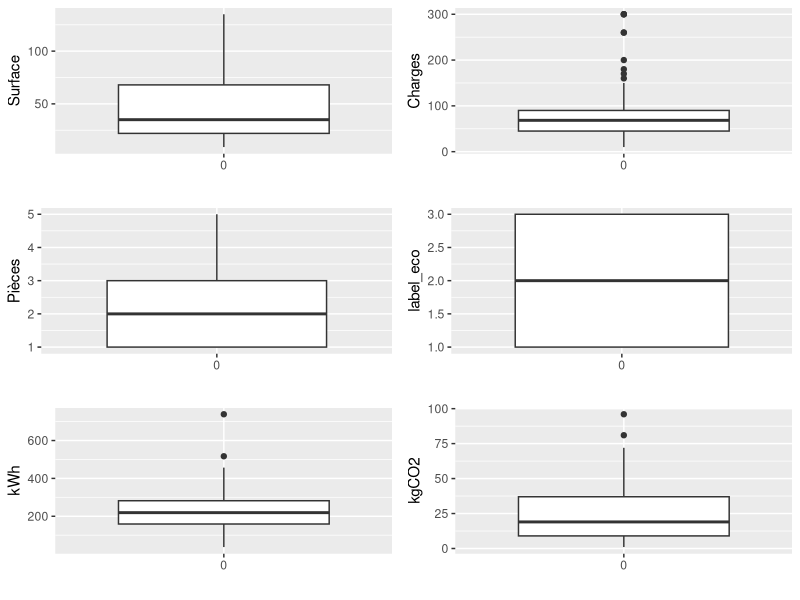
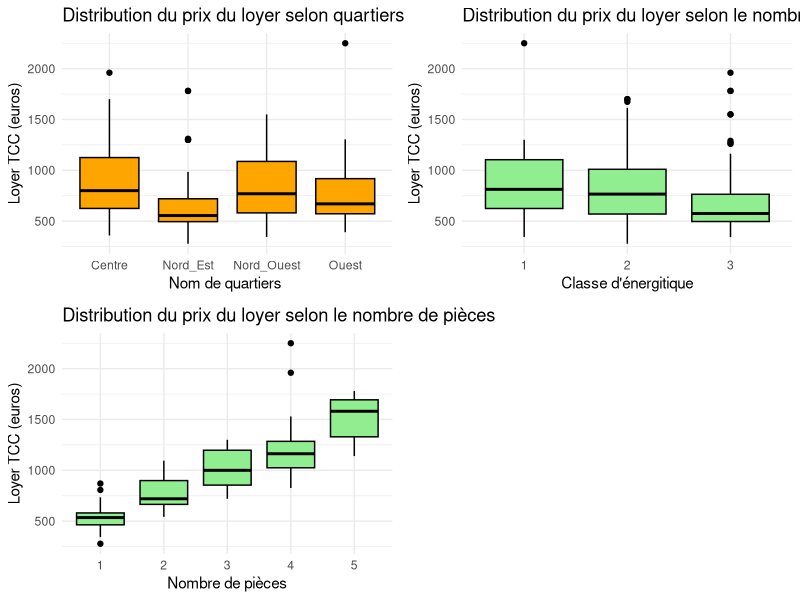
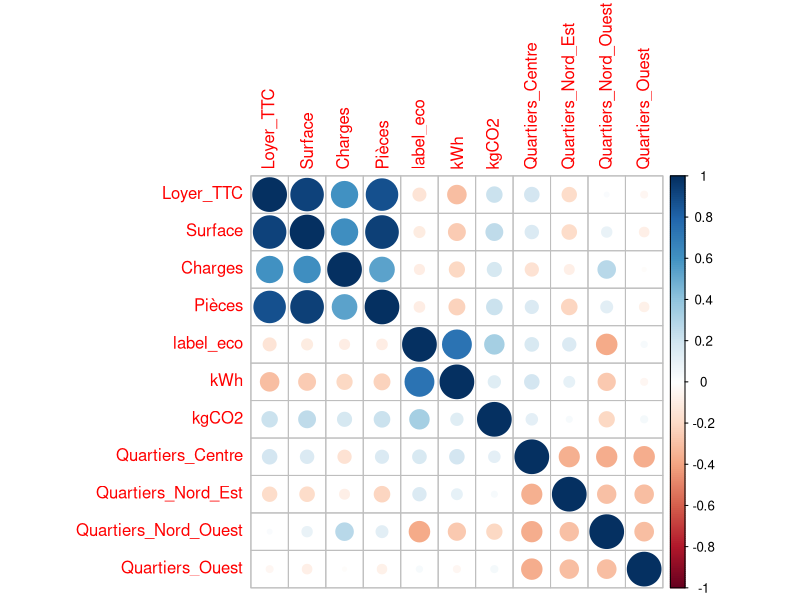
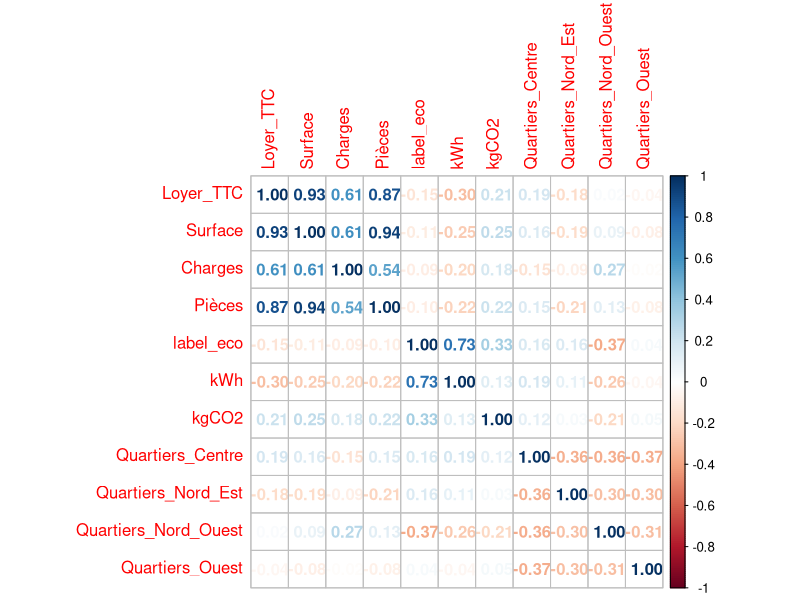
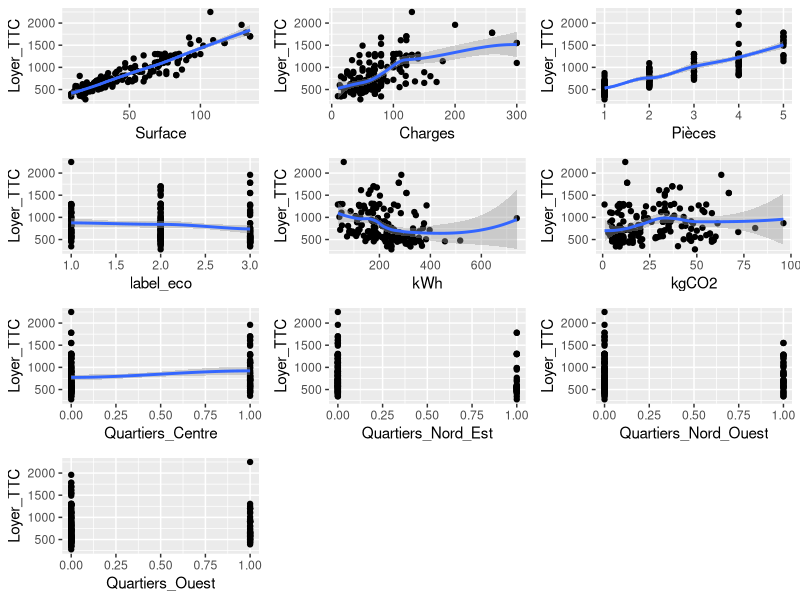

These charts were generated, in order, by the following R code: (Note: this script raises an error after producing the figures.)
## ---- chunk 1
knitr::opts_chunk$set(cache = F,
                        message = FALSE,   # ↩ cache les messages (library, etc.)
                         warning = FALSE) 
options("install.lock"=FALSE) #Désactiver le verrouillage d’installation des packages
setwd(dirname(rstudioapi::getActiveDocumentContext()$path)) ## configure le chemin du dossier automatiquement
## ---- chunk 2
library("tidyverse")
annonces <- read.csv("annonces.csv" , sep=",")
annonces <- annonces[, c("Loyer", "Surface.habitable", "Dont.charges",
                         "Pièces" , "Pièce", "label_eco", "kWh.m...an",
                         "kgCO2.m...an", "Quartiers")]

annonces <- annonces %>%
  rename(
    Loyer_TTC = Loyer,
    Surface   = `Surface.habitable`,
    Charges   = `Dont.charges`,
    kWh       =  kWh.m...an,
    kgCO2     = `kgCO2.m...an`
  )

annonces$label_eco <- factor(annonces$label_eco)
head(annonces,5)
## ---- chunk 3
knitr::kable(
  data.frame(
    `Code de la série` = c("prix_TCC", "Surface", "Charges", "Pieces", 
                           "label_eco", "kWh", "kgCO2", "Quartiers"),
    `Définition` = c("Loyer mensuel tout compris",
                     "Surface habitable du logement",
                     "Montant des charges mensuelles",
                     "Nombre de pièces du logement",
                     "Classe énergétique du logement",
                     "Consommation énergétique annuelle",
                     "Émissions annuelles de CO2",
                     "Secteur géographique du logement"),
    `Unité` = c("Euros", "m²", "Euros", "Nombre", 
                "Catégorie (A–G)", "kWh/an", "kg/an", "Nom du quartier"),
    `Source` = rep("Ouest-France Immo (web scraping)", 8)
  ),
  caption = "Tableau 1 : Description des variables"
)


## ---- chunk 4
seuil <-  quantile(annonces$Loyer_TTC ,probs = seq(0, 1, 0.25))
annonces$Loyer_Groupe <- cut(annonces$Loyer_TTC , breaks = seuil , include.lowest = TRUE)

## ---- chunk 5
table(annonces$label_eco)
## ---- chunk 6
annonces <-annonces %>%filter(label_eco !="NC") # levels il reste toujours meme si le nombre d'effective =0
annonces$label_eco <- droplevels(annonces$label_eco)
levels(annonces$label_eco)[levels(annonces$label_eco) %in% c("G","A","B" ,"C")] <-"C+"
levels(annonces$label_eco)[levels(annonces$label_eco) %in% c("E","F")] <-"E-"
levels(annonces$label_eco)[] <-levels(annonces$label_eco)[1:3]
levels(annonces$label_eco)
idx <- which(annonces$label_eco == "C+")
annonces$label_eco <- as.numeric(annonces$label_eco)
annonces$label_eco[idx]


## ---- chunk 7
table(annonces$label_eco)
## ---- chunk 8
#install.packages("fastDummies")
library(fastDummies)
annonces <- annonces%>% mutate(Quartiers = sub("Quartiers " , "" , Quartiers))
annonces <- annonces%>% mutate(Quartiers = sub("-" , "_" , Quartiers))
annonces$Quartiers <- factor(annonces$Quartiers)
annonces <- dummy_cols(annonces, select_columns = "Quartiers")


## ---- chunk 9
library(tidyverse)
annonces <- annonces %>% mutate(Pièces = ifelse(is.na(Pièces) , 1 ,Pièces))
annonces <- dplyr::select(annonces, -Pièce)
## ---- chunk 10
annonces <- annonces %>%
  group_by(label_eco) %>%
  mutate(
    kWh   = ifelse(is.na(kWh),   mean(kWh,   na.rm = TRUE), kWh),
    kgCO2 = ifelse(is.na(kgCO2), mean(kgCO2, na.rm = TRUE), kgCO2)
  ) %>%
  ungroup()

## ---- chunk 11
# Remplacer les charges manquantes par la moyenne du groupe de loyer (arrondi à 2 décimales)
annonces <- annonces %>%
  group_by(Loyer_Groupe) %>%
  mutate(
    Charges = ifelse(
      is.na(Charges),
      round(mean(Charges, na.rm = TRUE), 2),
      Charges
    )
  ) %>%
  ungroup()

## ---- chunk 12
anyNA(annonces)
## ---- chunk 13
#install.packages("tidyverse")
summary_stats <- annonces %>% select(Loyer_TTC, Surface, Charges, Pièces , label_eco, kWh, kgCO2)

result <- data.frame(
  Var    = colnames(summary_stats),
  Min    = sapply(summary_stats, min, na.rm = TRUE),
  Q1     = sapply(summary_stats, quantile, 0.25, na.rm = TRUE),
  Median = sapply(summary_stats, median, na.rm = TRUE),
  Mean   = sapply(summary_stats, mean, na.rm = TRUE),
  Q3     = sapply(summary_stats, quantile, 0.75, na.rm = TRUE),
  Max    = sapply(summary_stats, max, na.rm = TRUE),
  SD     = sapply(summary_stats, sd, na.rm = TRUE)
)

knitr::kable(result, caption = "Tableau 2 : Statistiques descriptives des variables quantitatives")
## ---- chunk 14
library(knitr)
library(htmltools)
library(kableExtra)

# ------------------------------------------
# 0. STYLE CSS POUR BORDURE DE CHAQUE CELLULE
# ------------------------------------------
style_freqtab <- htmltools::tags$style(HTML("
table.freqtab {
  border-collapse: collapse;
  width: 100%;
}
table.freqtab th, table.freqtab td {
  border: 1px solid #bfbfbf;
  padding: 4px 6px;
}
"))

# ------------------------------------------------
# 1. TABLES DE FRÉQUENCE EN DATA.FRAME
# ------------------------------------------------
freq_quartiers <- table(annonces$Quartiers)
freq_energie   <- table(annonces$label_eco)
freq_pieces    <- table(annonces$Pièces)
freq_loyer_grp <- table(annonces$Loyer_Groupe)

# ------------------------------------------------
# 2. FONCTION : CRÉER UNE TABLE COLORÉE & BORDÉE
# ------------------------------------------------
make_table <- function(tab, title, colname){
  
  df <- as.data.frame(tab)
  names(df) <- c(colname, "Freq")  # renomme Var1
  
  kable(
    df,
    format      = "html",
    caption     = paste0("<b>", title, "</b>"),
    align       = "c",
    escape      = FALSE,
    table.attr  = 'class="freqtab"'
  ) %>%
    kable_styling(
      bootstrap_options = c("striped", "hover", "condensed"),
      full_width        = FALSE,
      font_size         = 12
    ) %>%
    as.character()
}

# ------------------------------------------------
# 3. TABLES INDIVIDUELLES AVEC NOM DE COLONNE
# ------------------------------------------------
t1 <- make_table(freq_quartiers, "Quartiers",          "Quartier")
t2 <- make_table(freq_energie,   "Classe énergétique", "Classe")
t3 <- make_table(freq_pieces,    "Nombre de pièces",   "Pièces")
t4 <- make_table(freq_loyer_grp, "Groupes de loyers",  "Groupe")

# ------------------------------------------------
# 4. AFFICHAGE HORIZONTAL AVEC CADRES COLORÉS
# ------------------------------------------------
htmltools::tagList(
  style_freqtab,   # Injection du style CSS

  htmltools::div(
    style = "display:flex; gap:20px; justify-content:space-between;",

    # --- Tableau 1 : Bleu ---
    htmltools::div(
      style="flex:1; border:3px solid #1f77b4; border-radius:8px; padding:10px; background-color:#e8f1fb;",
      HTML(t1)
    ),

    # --- Tableau 2 : Vert ---
    htmltools::div(
      style="flex:1; border:3px solid #2ca02c; border-radius:8px; padding:10px; background-color:#e8f9ec;",
      HTML(t2)
    ),

    # --- Tableau 3 : Orange ---
    htmltools::div(
      style="flex:1; border:3px solid #ff7f0e; border-radius:8px; padding:10px; background-color:#fff3e6;",
      HTML(t3)
    ),

    # --- Tableau 4 : Rouge ---
    htmltools::div(
      style="flex:1; border:3px solid #d62728; border-radius:8px; padding:10px; background-color:#fde8ea;",
      HTML(t4)
    )
  )
)


## ---- chunk 15
library(ggplot2)
library(gridExtra)
#On peut aussi regarder les boxplots pour chaque variable pour avoir une idée rapide des quartiles.

graphConso.bp <- function(uneVariable){
  ggplot(data = annonces, aes_string(x = "factor(0)", y = uneVariable)) +
    geom_boxplot() + xlab("")
}
p1.bp <- graphConso.bp("Surface")
p2.bp <- graphConso.bp("Charges")
p3.bp <- graphConso.bp("Pièces")
p4.bp <- graphConso.bp("label_eco")
p5.bp <- graphConso.bp("kWh")
p6.bp <- graphConso.bp("kgCO2")



grid.arrange(p1.bp, p2.bp, p3.bp, p4.bp, p5.bp, p6.bp, ncol = 2)


## ---- chunk 16
selon_quartier <-ggplot(annonces, aes(x = Quartiers, y = Loyer_TTC)) +
  geom_boxplot(fill = "orange", color = "black") +
  labs(
    title = "Distribution du prix du loyer selon quartiers",
    x = "Nom de quartiers ",
    y = "Loyer TCC (euros)"
  ) +
  theme_minimal()

selon_nbpcs <-ggplot(annonces, aes(x = factor(Pièces), y = Loyer_TTC)) +
  geom_boxplot(fill = "lightgreen", color = "black") +
  labs(
    title = "Distribution du prix du loyer selon le nombre de pièces",
    x = "Nombre de pièces",
    y = "Loyer TCC (euros)"
  ) +
  theme_minimal()
selon_label <-ggplot(annonces, aes(x = factor(label_eco), y = Loyer_TTC)) +
  geom_boxplot(fill = "lightgreen", color = "black") +
  labs(
    title = "Distribution du prix du loyer selon le nombre de pièces",
    x = "Classe d'énergitique",
    y = "Loyer TCC (euros)"
  ) +
  theme_minimal()
grid.arrange(selon_quartier , selon_label , selon_nbpcs, ncol = 2)
## ---- chunk 17
library(corrplot)
vars_quanti <- annonces %>% select(-c(Quartiers , Loyer_Groupe))
corrplot(cor(vars_quanti), method="circle")
corrplot(cor(vars_quanti), method="number")

## ---- chunk 18
reg_simple <- lm(Loyer_TTC ~ Surface + Charges + Pièces + label_eco + kWh + kgCO2 + Quartiers_Centre + Quartiers_Nord_Est + Quartiers_Nord_Ouest + Quartiers_Ouest , data = annonces)
summary(reg_simple)
## ---- chunk 19
#cor(vars_quanti)^2 > summary(reg)$r.squared
## ---- chunk 20
#cbind(coef = reg$coef, corr = cor(df)[,"kw"])[-1,]
## ---- chunk 21
library(car)

#vif(reg)

#commentaires
#sqrt(vif(reg))
## ---- chunk 22

graphConso <- function(uneVariable){
  ggplot(data = annonces, aes_string(x = uneVariable, y = "Loyer_TTC")) + geom_point() + geom_smooth()
}

p1 <- graphConso("Surface")
p2 <- graphConso("Charges")
p3 <- graphConso("Pièces")
p4 <- graphConso("label_eco")
p5 <- graphConso("kWh")
p6 <- graphConso("kgCO2")

p7 <-graphConso("Quartiers_Centre")
p8 <-graphConso("Quartiers_Nord_Est")
p9 <-graphConso("Quartiers_Nord_Ouest")
p10 <-graphConso("Quartiers_Ouest")

grid.arrange(p1, p2, p3, p4, p5, p6 , p7,p8,p9,p10, ncol = 3)




## ---- chunk 23
library(MASS)

# estimation du modèle complet 
full.model <- lm(Loyer_TTC ~., data = annonces_regression)

# Backward regression model
step.model_backward <- stepAIC(full.model, direction = "backward", 
                      trace = FALSE)
summary(step.model_backward)

# forward regression model
step.model_forward <- stepAIC(full.model, direction = "forward", 
                      trace = FALSE)
summary(step.model_forward)

# Stepwise regression model
step.model_both <- stepAIC(full.model, direction = "both", 
                      trace = FALSE)
summary(step.model_both)
## ---- chunk 24
# estimation du modèle complet 
full.model <- lm(Loyer_TTC ~  Surface +Charges + Charges**2 + Pièces + label_eco + label_eco**2+
    kWh +kWh**2 + kgCO2 + kgCO2**2 + Quartiers_Centre + `Quartiers_Nord_Est` + `Quartiers_Nord_Ouest` + 
    Quartiers_Ouest , data = annonces_regression)

# Backward regression model
step.model_backward <- stepAIC(full.model, direction = "backward", 
                      trace = FALSE)
summary(step.model_backward)

# forward regression model
step.model_forward <- stepAIC(full.model, direction = "forward", 
                      trace = FALSE)
summary(step.model_forward)

# Stepwise regression model
step.model_both <- stepAIC(full.model, direction = "both", 
                      trace = FALSE)
summary(step.model_both)
## ---- chunk 25
# Modèle 1: Linéaire simple avec toutes les variables
modele1 <- lm(Loyer_TTC ~ Surface + Charges + Pièces + 
                label_eco + kWh + kgCO2 +
                Quartiers_Centre + Quartiers_Nord_Est + 
                Quartiers_Nord_Ouest , 
              data = annonces)

# Modèle 2: Avec transformation logarithmique pour Surface et Loyer
modele2 <- lm(log(Loyer_TTC) ~ log(Surface) + Charges + Pièces + 
                label_eco + kWh + kgCO2 +
                Quartiers_Centre + Quartiers_Nord_Est + 
                Quartiers_Nord_Ouest , 
              data = annonces)
# Modèle 3: Avec termes quadratiques pour Charges, kWh, kgCO2
modele3 <- lm(Loyer_TTC ~ Surface + Charges + I(Charges^2) + Pièces + 
                label_eco + kWh + I(kWh^2) + kgCO2 + I(kgCO2^2) +
                Quartiers_Centre + Quartiers_Nord_Est + 
                Quartiers_Nord_Ouest, 
              data = annonces)

# Modèle 4: Sans Surface (pour éviter colinéarité avec Pièces)
modele4 <- lm(Loyer_TTC ~ Pièces + Charges + 
                as.factor(label_eco) + kWh + kgCO2 +
                Quartiers_Centre + Quartiers_Nord_Est + 
                Quartiers_Nord_Ouest , 
              data = annonces)
# Liste des modèles
models <- list(modele1 = modele1,
               modele2 = modele2,
               modele3 = modele3,
               modele4 = modele4)

# Fonction pour extraire les stats utiles
extract_stats <- function(m) {
  s <- summary(m)
  data.frame(
    R2        = round(s$r.squared, 4),
    Adj_R2    = round(s$adj.r.squared, 4),
    AIC       = round(AIC(m), 1),
    BIC       = round(BIC(m), 1),
    Resid_SE  = round(s$sigma, 3)
  )
}

# Création du tableau récapitulatif
result_models <- do.call(rbind, lapply(models, extract_stats))
result_models
